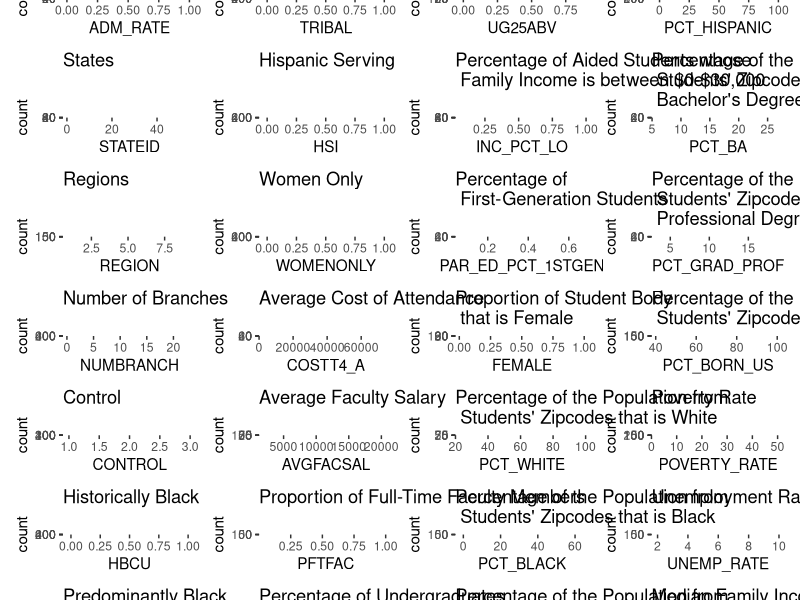
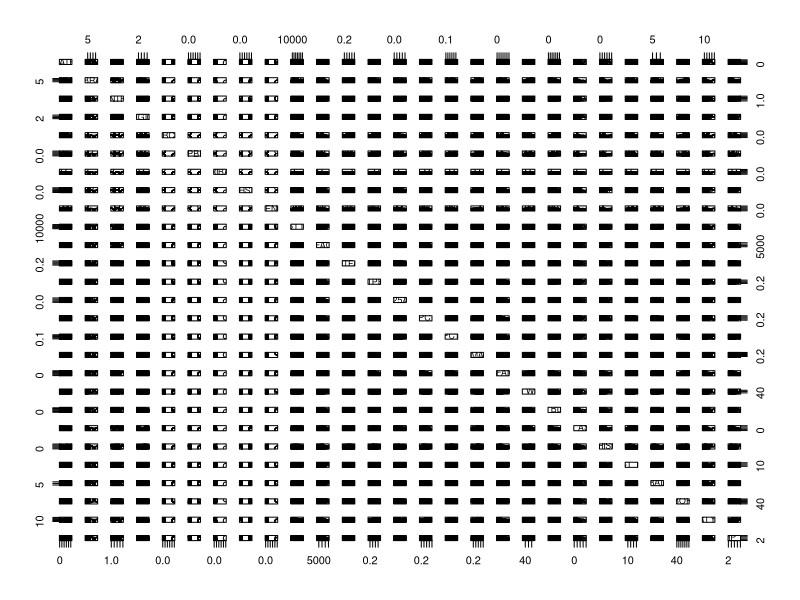
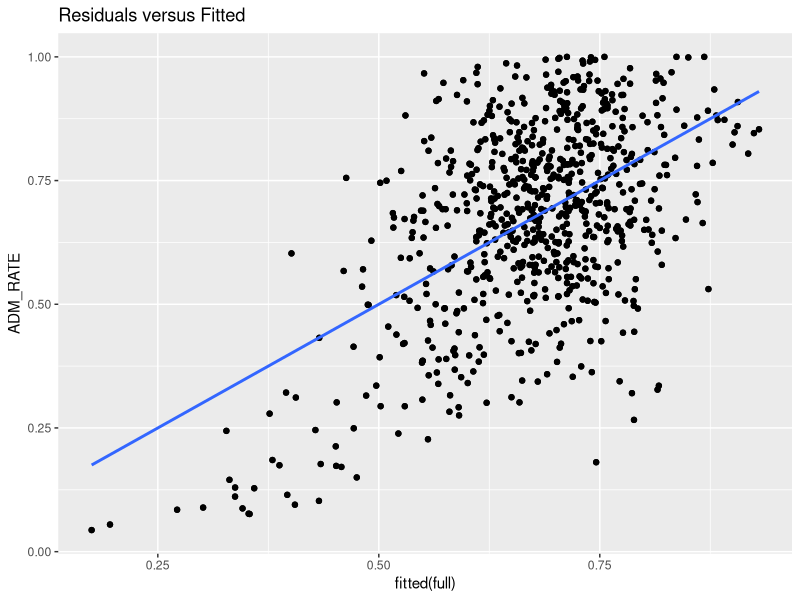
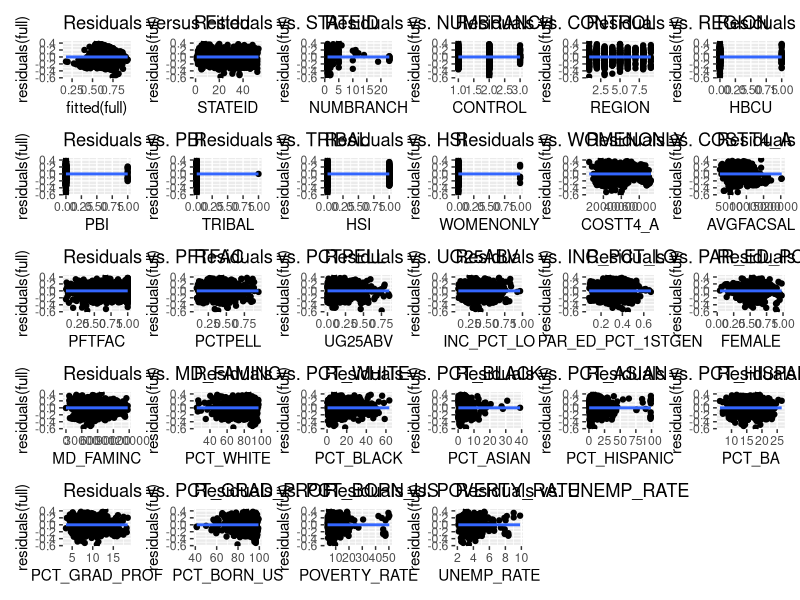
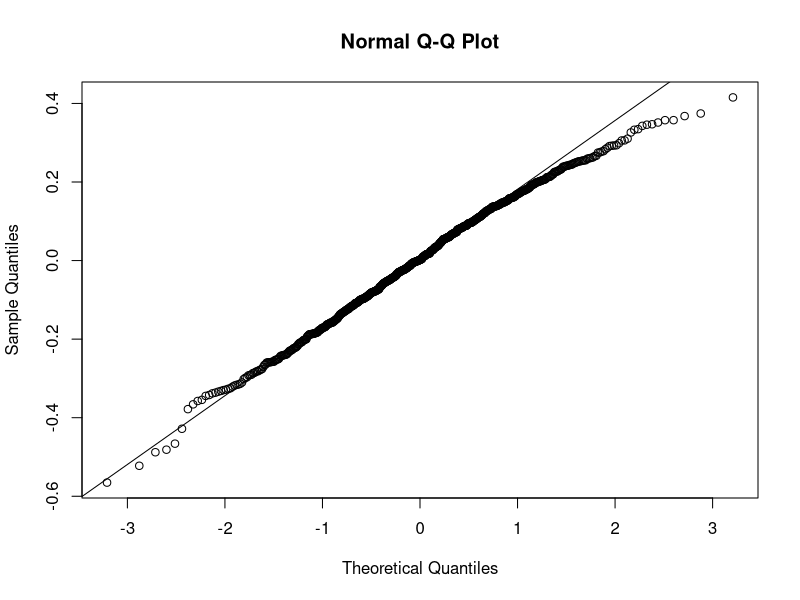

Here is the R script that generated these plots, in order: (Note: this script raises an error after producing the figures.)
library("tidyverse")
library("patchwork")
library("car")

setTimeLimit(cpu = Inf, elapsed = Inf, transient = FALSE)
setSessionTimeLimit(cpu = Inf, elapsed = Inf)

df <- read.csv("VPdataset.csv")

df <- transform(df, STATEID = as.numeric(factor(STABBR)))
df <- df[, !(names(df) %in% c("UNITID", "INSTNM", "STABBR"))]
df <- df %>% relocate(STATEID)
df <- df %>% relocate(ADM_RATE)

hist1 <- ggplot(df, aes(x = ADM_RATE)) + geom_histogram() + ggtitle("Admission Rate")
hist2 <- ggplot(df, aes(x = STATEID)) + geom_histogram() + ggtitle("States")
hist3 <- ggplot(df, aes(x = REGION)) + geom_histogram() + ggtitle("Regions")
hist4 <- ggplot(df, aes(x = NUMBRANCH)) + geom_histogram() + ggtitle("Number of Branches") 
hist5 <- ggplot(df, aes(x = CONTROL)) + geom_histogram() + ggtitle("Control") 
hist6 <- ggplot(df, aes(x = HBCU)) + geom_histogram() + ggtitle("Historically Black")
hist7 <- ggplot(df, aes(x = PBI)) + geom_histogram() + ggtitle("Predominantly Black")
hist8 <- ggplot(df, aes(x = TRIBAL)) + geom_histogram() + ggtitle("Tribal")
hist9 <- ggplot(df, aes(x = HSI)) + geom_histogram() + ggtitle("Hispanic Serving")
hist10 <- ggplot(df, aes(x = WOMENONLY)) + geom_histogram() + ggtitle("Women Only")
hist11 <- ggplot(df, aes(x = COSTT4_A)) + geom_histogram() + ggtitle("Average Cost of Attendance")
hist12 <- ggplot(df, aes(x = AVGFACSAL)) + geom_histogram() + ggtitle("Average Faculty Salary")
hist13 <- ggplot(df, aes(x = PFTFAC)) + geom_histogram() + ggtitle("Proportion of Full-Time Faculty Members")
hist14 <- ggplot(df, aes(x = PCTPELL)) + geom_histogram() + ggtitle("Percentage of Undergraduates \n Receiving Pell Grant")
hist15 <- ggplot(df, aes(x = UG25ABV)) + geom_histogram() + ggtitle("Percentage of Undergraduates \n Aged 25+")
hist16 <- ggplot(df, aes(x = INC_PCT_LO)) + geom_histogram() + ggtitle("Percentage of Aided Students whose \n Family Income is between $0-$30,000")
hist17 <- ggplot(df, aes(x = PAR_ED_PCT_1STGEN)) + geom_histogram() + ggtitle("Percentage of \n First-Generation Students")
hist18 <- ggplot(df, aes(x = FEMALE)) + geom_histogram() + ggtitle("Proportion of Student Body \n that is Female")
hist19 <- ggplot(df, aes(x = PCT_WHITE)) + geom_histogram() + ggtitle("Percentage of the Population from \n Students' Zipcodes that is White")
hist20 <- ggplot(df, aes(x = PCT_BLACK)) + geom_histogram() + ggtitle("Percentage of the Population from \n Students' Zipcodes that is Black")
hist21 <- ggplot(df, aes(x = PCT_ASIAN)) + geom_histogram() + ggtitle("Percentage of the Population from \n Students' Zipcodes that is Asian")
hist22 <- ggplot(df, aes(x = PCT_HISPANIC)) + geom_histogram() + ggtitle("Percentage of the Population from \n Students' Zipcodes that is Hispanic")
hist23 <- ggplot(df, aes(x = PCT_BA)) + geom_histogram() + ggtitle("Percentage of the Population from \n Students' Zipcodes with a \n Bachelor's Degree over the Age 25")
hist24 <- ggplot(df, aes(x = PCT_GRAD_PROF)) + geom_histogram() + ggtitle("Percentage of the Population from \n Students' Zipcodes with a \n Professional Degree over the Age 25")
hist25 <- ggplot(df, aes(x = PCT_BORN_US)) + geom_histogram() + ggtitle("Percentage of the Population from \n Students' Zipcodes that was Born in the US")
hist26 <- ggplot(df, aes(x = POVERTY_RATE)) + geom_histogram() + ggtitle("Poverty Rate")
hist27 <- ggplot(df, aes(x = UNEMP_RATE)) + geom_histogram() + ggtitle("Unemployment Rate")
hist28 <- ggplot(df, aes(x = MD_FAMINC)) + geom_histogram() + ggtitle("Median Family Income of Students")
hist1 + hist2 + hist3 + hist4 + hist5 + hist6 + hist7 + hist8 + hist9 + hist10 + hist11 + hist12 + hist13 + hist14 + hist15 + hist16 + hist17 + hist18 + hist19 + hist20 + hist21 + hist22 + hist23 + hist24 + hist25 + hist26 + hist27 + hist28 + plot_layout(nrow = 7, byrow = FALSE) + plot_annotation(title = 'Histograms of Variables')

full <- lm(ADM_RATE ~., data = df)
summary(full)

pairs(df[, -c(1)])

ggplot(df, aes(fitted(full), ADM_RATE)) + geom_point() + ggtitle("Response versus Fitted")  + geom_point() + ggtitle("Residuals versus Fitted") + geom_smooth(method = 'lm', se = FALSE)

resy <- ggplot(df, aes(fitted(full), residuals(full))) + geom_point() + ggtitle("Residuals versus Fitted") + geom_smooth(method = 'lm', se = FALSE)
res1 <- ggplot(df, aes(STATEID, residuals(full))) + geom_point() + ggtitle(paste0("Residuals vs. ", names(df)[2])) + geom_smooth(method = 'lm', se = FALSE)
res2 <- ggplot(df, aes(NUMBRANCH, residuals(full))) + geom_point() + ggtitle(paste0("Residuals vs. ", names(df)[3])) + geom_smooth(method = 'lm', se = FALSE)
res3 <- ggplot(df, aes(CONTROL, residuals(full))) + geom_point() + ggtitle(paste0("Residuals vs. ", names(df)[4])) + geom_smooth(method = 'lm', se = FALSE) 
res4 <- ggplot(df, aes(REGION, residuals(full))) + geom_point() + ggtitle(paste0("Residuals vs. ", names(df)[5])) + geom_smooth(method = 'lm', se = FALSE)
res5 <- ggplot(df, aes(HBCU, residuals(full))) + geom_point() + ggtitle(paste0("Residuals vs. ", names(df)[6])) + geom_smooth(method = 'lm', se = FALSE)
res6 <- ggplot(df, aes(PBI, residuals(full))) + geom_point() + ggtitle(paste0("Residuals vs. ", names(df)[7])) + geom_smooth(method = 'lm', se = FALSE)
res7 <- ggplot(df, aes(TRIBAL, residuals(full))) + geom_point() + ggtitle(paste0("Residuals vs. ", names(df)[8])) + geom_smooth(method = 'lm', se = FALSE)
res8 <- ggplot(df, aes(HSI, residuals(full))) + geom_point() + ggtitle(paste0("Residuals vs. ", names(df)[9])) + geom_smooth(method = 'lm', se = FALSE)
res9 <- ggplot(df, aes(WOMENONLY, residuals(full))) + geom_point() + ggtitle(paste0("Residuals vs. ", names(df)[10])) + geom_smooth(method = 'lm', se = FALSE)
res10 <- ggplot(df, aes(COSTT4_A, residuals(full))) + geom_point() + ggtitle(paste0("Residuals vs. ", names(df)[11])) + geom_smooth(method = 'lm', se = FALSE)
res11 <- ggplot(df, aes(AVGFACSAL, residuals(full))) + geom_point() + ggtitle(paste0("Residuals vs. ", names(df)[12])) + geom_smooth(method = 'lm', se = FALSE)
res12 <- ggplot(df, aes(PFTFAC, residuals(full))) + geom_point() + ggtitle(paste0("Residuals vs. ", names(df)[13])) + geom_smooth(method = 'lm', se = FALSE)
res13 <- ggplot(df, aes(PCTPELL, residuals(full))) + geom_point() + ggtitle(paste0("Residuals vs. ", names(df)[14])) + geom_smooth(method = 'lm', se = FALSE)
res14 <- ggplot(df, aes(UG25ABV, residuals(full))) + geom_point() + ggtitle(paste0("Residuals vs. ", names(df)[15])) + geom_smooth(method = 'lm', se = FALSE)
res15 <- ggplot(df, aes(INC_PCT_LO, residuals(full))) + geom_point() + ggtitle(paste0("Residuals vs. ", names(df)[16])) + geom_smooth(method = 'lm', se = FALSE)
res16 <- ggplot(df, aes(PAR_ED_PCT_1STGEN, residuals(full))) + geom_point() + ggtitle(paste0("Residuals vs. ", names(df)[17])) + geom_smooth(method = 'lm', se = FALSE)
res17 <- ggplot(df, aes(FEMALE, residuals(full))) + geom_point() + ggtitle(paste0("Residuals vs. ", names(df)[18])) + geom_smooth(method = 'lm', se = FALSE)
res18 <- ggplot(df, aes(MD_FAMINC, residuals(full))) + geom_point() + ggtitle(paste0("Residuals vs. ", names(df)[19])) + geom_smooth(method = 'lm', se = FALSE)
res19 <- ggplot(df, aes(PCT_WHITE, residuals(full))) + geom_point() + ggtitle(paste0("Residuals vs. ", names(df)[20])) + geom_smooth(method = 'lm', se = FALSE)
res20 <- ggplot(df, aes(PCT_BLACK, residuals(full))) + geom_point() + ggtitle(paste0("Residuals vs. ", names(df)[21])) + geom_smooth(method = 'lm', se = FALSE)
res21 <- ggplot(df, aes(PCT_ASIAN, residuals(full))) + geom_point() + ggtitle(paste0("Residuals vs. ", names(df)[22])) + geom_smooth(method = 'lm', se = FALSE)
res22 <- ggplot(df, aes(PCT_HISPANIC, residuals(full))) + geom_point() + ggtitle(paste0("Residuals vs. ", names(df)[23])) + geom_smooth(method = 'lm', se = FALSE)
res23 <- ggplot(df, aes(PCT_BA, residuals(full))) + geom_point() + ggtitle(paste0("Residuals vs. ", names(df)[24])) + geom_smooth(method = 'lm', se = FALSE)
res24 <- ggplot(df, aes(PCT_GRAD_PROF, residuals(full))) + geom_point() + ggtitle(paste0("Residuals vs. ", names(df)[25])) + geom_smooth(method = 'lm', se = FALSE)
res25 <- ggplot(df, aes(PCT_BORN_US, residuals(full))) + geom_point() + ggtitle(paste0("Residuals vs. ", names(df)[26])) + geom_smooth(method = 'lm', se = FALSE)
res26 <- ggplot(df, aes(POVERTY_RATE, residuals(full))) + geom_point() + ggtitle(paste0("Residuals vs. ", names(df)[27])) + geom_smooth(method = 'lm', se = FALSE)
res27 <- ggplot(df, aes(UNEMP_RATE, residuals(full))) + geom_point() + ggtitle(paste0("Residuals vs. ", names(df)[28])) + geom_smooth(method = 'lm', se = FALSE)
resy + res1 + res2 + res3 + res4 + res5 + res6 + res7 + res8 + res9 + res10 + res11 + res12 + res13 + res14 + res15 + res16 + res17 + res18 + res19 + res20 + res21 + res22 + res23 + res24 + res25 + res26 + res27

#(resy + res1 + res2 + res3) /
#  (res4 + res5 + res6 + res7) /
#  (res8 + res9 + res10 + res11) /
#  (res12 + res13 + res14 + res15) /
#  (res16 + res17 + res18 + res19) /
#  (res20 + res21 + res22 + res23) /
#  (res24 + res25 + res26 + res27)

qqnorm(residuals(full))
qqline(residuals(full))

bc <- boxCox(full)
lambda <- bc$x[which.max(bc$y)]

p <- powerTransform(cbind(df[, -c(1)]) + 0.00000001)
summary(p)

transformed_df <- data.frame(
  df$ADM_RATE ** lambda,
  df$STATEID ** 1,
  df$NUMBRANCH ** -5.72,
  df$CONTROL ** 1,
  df$REGION ** 1,
  df$HBCU ** 1,
  df$PBI ** 1,
  df$TRIBAL ** 1,
  df$HSI ** 1,
  df$WOMENONLY ** 1,
  df$COSTT4_A ** 0.50,
  df$AVGFACSAL ** 0.33,
  df$PFTFAC ** 1,
  df$PCTPELL ** 0.50,
  df$UG25ABV ** 0.33,
  df$INC_PCT_LO ** 0.33,
  df$PAR_ED_PCT_1STGEN ** 0.76,
  df$FEMALE ** 2.00,
  df$MD_FAMINC ** 0.50,
  df$PCT_WHITE ** 2.93,
  df$PCT_BLACK ** 0.57,
  df$PCT_ASIAN ** 0.11,
  df$PCT_HISPANIC ** 0.12,
  df$PCT_BA ** 1,
  df$PCT_GRAD_PROF ** 0.33,
  df$PCT_BORN_US ** 9.47,
  df$POVERTY_RATE ** -0.33,
  df$UNEMP_RATE ** -0.80
)

for(i in 1:28){
  names(transformed_df)[i] <- names(df)[i]
}

#names(transformed_df)[1] <- "Admission Rate"
#names(transformed_df)[2] <- "State Identifier"
#names(transformed_df)[3] <- "Number of Branches"
#names(transformed_df)[4] <- "Control Identifier"
#names(transformed_df)[5] <- "Region Identifier"
#names(transformed_df)[6] <- "Historically Black-Serving Institute Identifier"
#names(transformed_df)[7] <- "Predominantly Black-Serving Institute Identifier"
#names(transformed_df)[8] <- "Tribal-Serving Institute Identifier"
#names(transformed_df)[9] <- "Hispanic-Serving Institute Identifier"
#names(transformed_df)[10] <- "Women-Only Institute Identifier"
#names(transformed_df)[11] <- "Cost of Attendance"
#names(transformed_df)[12] <- "Average Faculty Salary"
#names(transformed_df)[13] <- "Proportion of FT Faculty"
#names(transformed_df)[14] <- "% of UGs Receiving Pell Grant"
#names(transformed_df)[15] <- "% of UGs Aged 25 and Above"
#names(transformed_df)[16] <- "% of Aided Students whose Family Income is between $0-$30,000"
#names(transformed_df)[17] <- "% of First-Generation Students"
#names(transformed_df)[18] <- "Proportion of Female Student Body"
#names(transformed_df)[19] <- "Median Family Income of Students"
#names(transformed_df)[20] <- "% of White Population in Students' Neighborhood"
#names(transformed_df)[21] <- "% of Black Population in Students' Neighborhood"
#names(transformed_df)[22] <- "% of Asian Population in Students' Neighborhood"
#names(transformed_df)[23] <- "% of Hispanic Population in Students' Neighborhood"
#names(transformed_df)[24] <- "% of Population Aged 25+ with a Bachelor's Degree in Students' Neighborhood"
#names(transformed_df)[25] <- "% of Population Aged 25+ with a Professional Degree in Students' Neighborhood"
#names(transformed_df)[26] <- "% of U.S. Born Population in Students' Neighborhood"
#names(transformed_df)[27] <- "Poverty Rate in Students' Neighborhood"
#names(transformed_df)[28] <- "Unemployment Rate in Students' Neighborhood"

transformed_full <- lm(ADM_RATE ~., data = transformed_df)

model <- lm(ADM_RATE ~ STATEID + CONTROL + NUMBRANCH + AVGFACSAL + PAR_ED_PCT_1STGEN + UG25ABV + INC_PCT_LO + HSI + PCT_HISPANIC, data = transformed_df)
summary(model)

pairs(transformed_df[, c(2, 3, 4, 9, 12, 15, 16, 17, 23)])

ggplot(transformed_df, aes(fitted(model), ADM_RATE)) + geom_point() + ggtitle("Transformed Response versus Transformed Fitted") + geom_smooth(method = 'lm', se = FALSE)

resty <- ggplot(transformed_df, aes(fitted(model), residuals(model))) + geom_point() + ggtitle("Residuals versus Transformed Fitted") + geom_smooth(method = 'lm', se = FALSE)
rest1 <- ggplot(transformed_df, aes(STATEID, residuals(model))) + geom_point() + ggtitle("Residuals vs. Transformed STATEID") + geom_smooth(method = 'lm', se = FALSE)
rest2 <- ggplot(transformed_df, aes(CONTROL, residuals(model))) + geom_point() + ggtitle("Residuals vs. Transformed CONTROL") + geom_smooth(method = 'lm', se = FALSE)
rest3 <- ggplot(transformed_df, aes(NUMBRANCH, residuals(model))) + geom_point() + ggtitle("Residuals vs. Transformed NUMBRANCH") + geom_smooth(method = 'lm', se = FALSE)
rest4 <- ggplot(transformed_df, aes(AVGFACSAL, residuals(model))) + geom_point() + ggtitle("Residuals vs. Transformed AVGFACSAL") + geom_smooth(method = 'lm', se = FALSE)
rest5 <- ggplot(transformed_df, aes(PAR_ED_PCT_1STGEN, residuals(model))) + geom_point() + ggtitle("Residuals vs. Transformed PAR_ED_PCT_1STGEN") + geom_smooth(method = 'lm', se = FALSE)
rest6 <- ggplot(transformed_df, aes(UG25ABV, residuals(model))) + geom_point() + ggtitle("Residuals vs. Transformed UG25ABV") + geom_smooth(method = 'lm', se = FALSE)
rest7 <- ggplot(transformed_df, aes(INC_PCT_LO, residuals(model))) + geom_point() + ggtitle("Residuals vs. Transformed INC_PCT_LO") + geom_smooth(method = 'lm', se = FALSE)
rest8 <- ggplot(transformed_df, aes(HSI, residuals(model))) + geom_point() + ggtitle("Residuals vs. Transformed HSI") + geom_smooth(method = 'lm', se = FALSE)
rest9 <- ggplot(transformed_df, aes(PCT_HISPANIC, residuals(model))) + geom_point() + ggtitle("Residuals vs. Transformed PCT_HISPANIC") + geom_smooth(method = 'lm', se = FALSE)
resty + rest1 + rest2 + rest3 + rest4 + rest5 + rest6 + rest7 + rest8 + rest9

qqnorm(residuals(model))
qqline(residuals(model))

anova(model, transformed_full)